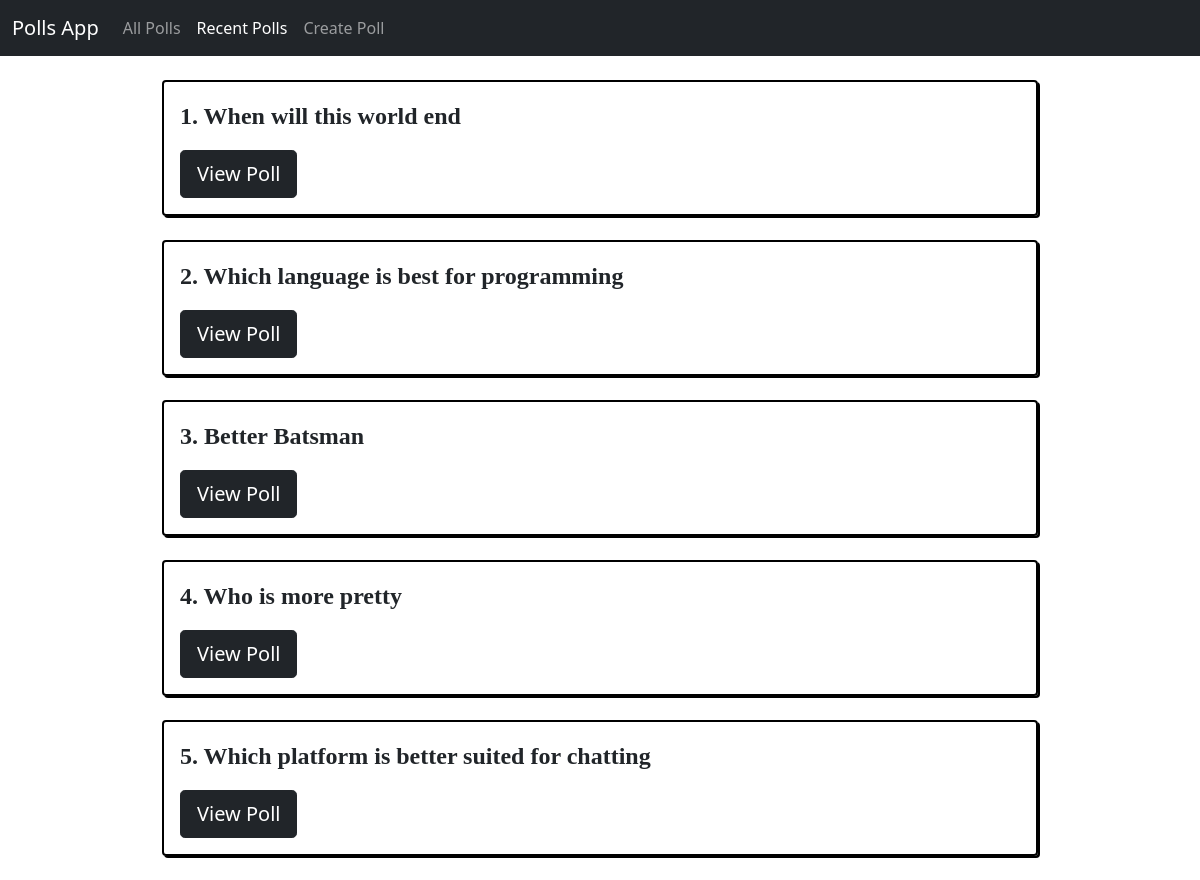
Page /polls/recent/ on the earlier database version.
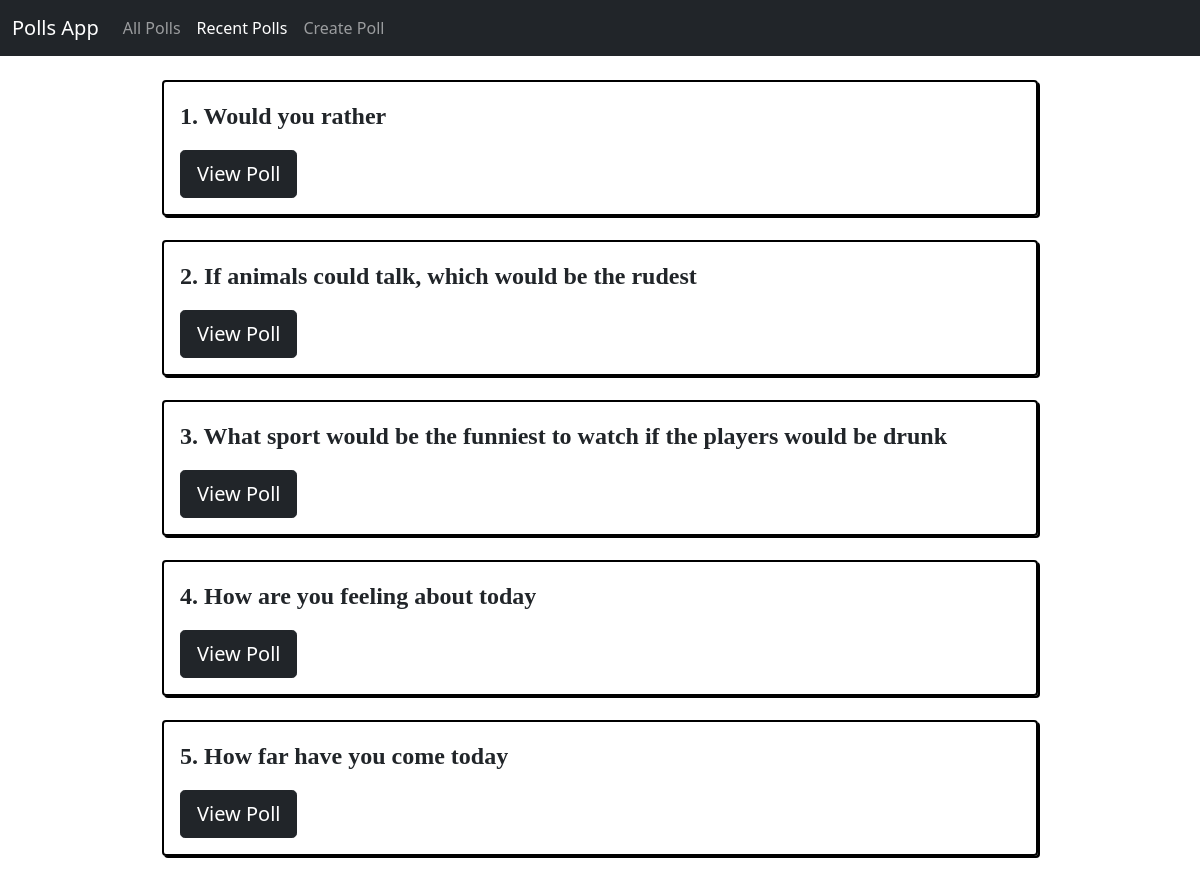
Same page on the later database version.
### polls/models.py (models this page shows, shortened)
class Question(models.Model):
    question_text = models.CharField(max_length=1200)
    pub_date = models.DateTimeField('date published')

### polls/views.py (the view)
# urls.py: path('recent/', views.recent, name = 'recent-polls'),
def recent(request):
    polls_list = Question.objects.all().order_by('-pub_date')[:5]
    return render(request,'polls/recent-polls.html',{'polls_list':polls_list})

### polls/templates/polls/recent-polls.html (shortened to what this page needs)
<!doctype html>
<html lang="en">
<head>
    <link href="https://cdn.jsdelivr.net/npm/bootstrap@5.0.1/dist/css/bootstrap.min.css" rel="stylesheet"
>
</head>
<body>
    <nav class="navbar navbar-expand-lg navbar-dark bg-dark">
        <div class="container-fluid">
            <a class="navbar-brand">Polls App</a>
            <div class="collapse navbar-collapse" id="navbarSupportedContent">
                <ul class="navbar-nav me-auto mb-2 mb-lg-0">
                    <li class="nav-item">
                        <a class="nav-link" href="/polls">All Polls</a>
                    </li>
                    <li class="nav-item">
                        <a class="nav-link active" aria-current="page" href="">Recent Polls</a>
                    </li>
                    <li class="nav-item">
                        <a class="nav-link" href="/polls/create">Create Poll</a>
                    </li>
                </ul>
            </div>
        </div>
    </nav>
    <div class="container mt-4" style="width: 75%;">
        {%if polls_list%}
        {%for question in polls_list%}
        <div class="container-sm mb-4 question">
            <p class="questionText">{{forloop.counter}}. {{question.question_text}}</p>
            <a class="link" href="{%url 'polls:details' question.id%}"><button type="button" class="btn btn-dark btn-lg" style="margin-right: 10px;">View Poll</button></a>
        </div>
        {%endfor%}
        {%else%}
        <p style="align-self: center;">No polls available</p>
        {%endif%}
    </div>
</body>
</html>

Differences in the rows shown:
no longer on this page (row unchanged): Question: question_text "When will this world end"
no longer on this page (row unchanged): Question: question_text "Which language is best for programming"
no longer on this page (row unchanged): Question: question_text "Better Batsman"
no longer on this page (row unchanged): Question: question_text "Who is more pretty"
no longer on this page (row unchanged): Question: question_text "Which platform is better suited for chatting"
added Question: question_text "Would you rather"
added Question: question_text "If animals could talk, which would be the rudest"
added Question: question_text "What sport would be the funniest to watch if the players would be drunk"
added Question: question_text "How are you feeling about today"
added Question: question_text "‍How far have you come today"
